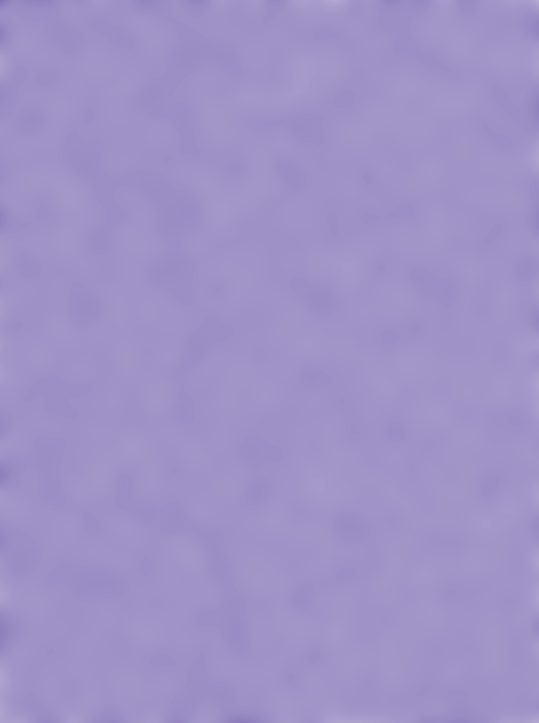
#> input picture data/generation/data/background/background.png, 1078 x 1445 px, found by its file name (shown at 1/2 size)
$ python cell_generation.py
#> lines starting #> are read from the running program, lines starting #| are printed output that depends on the picture
# -*- coding: utf-8 -*-
"""
Created on Wed Dec 22 09:24:30 2021

@author: conno
"""
import pandas as pd
import numpy as np
import os

import cv2

import matplotlib.pyplot as plt

from skimage.io import imread, imshow
from skimage.transform import resize

# Don't Show Warning Messages
import warnings
warnings.filterwarnings('ignore')


def overlay_transparent(src, overlay, x, y, overlay_size=None):

    src = src.copy()

    if overlay_size is not None:
        overlay = cv2.resize(overlay.copy(), overlay_size)

       	# Extract the alpha mask of the RGBA image, convert to RGB
    b,g,r,a = cv2.split(overlay)
    overlay_color = cv2.merge((b,g,r))

    # Apply some simple filtering to remove edge noise
    #ksize = (10, 10)
    #mask = cv2.blur(a, ksize)

    mask = a


    #kernel = cv2.getStructuringElement(cv2.MORPH_RECT, (8,8))
    #mask = cv2.morphologyEx(a, cv2.MORPH_OPEN, kernel, iterations=3)


    h, w, _ = overlay_color.shape
    roi = src[y:y+h, x:x+w]

       	# Black-out the area behind the logo in our original ROI
    img1_bg = cv2.bitwise_and(roi.copy(),roi.copy(),mask = cv2.bitwise_not(mask))

       	# Mask out the logo from the logo image.
    img2_fg = cv2.bitwise_and(overlay_color,overlay_color,mask = mask)

    kernel = cv2.getStructuringElement(cv2.MORPH_RECT, (5,5))
    img2_fg = cv2.morphologyEx(img2_fg, cv2.MORPH_OPEN, kernel, iterations=3)

       	# Update the original image with our new ROI
    src[y:y+h, x:x+w] = cv2.add(img1_bg, img2_fg)

    return src

path = 'data/generation/data/background/background.png'

# read the image
bground = cv2.imread(path, cv2.IMREAD_UNCHANGED)
#> bground is the input picture: shape (1445, 1078, 3); mean B, G, R 198.1, 146.2, 159

 #b_channel, g_channel, r_channel = cv2.split(bground)
 #alpha_channel = np.ones(b_channel.shape, dtype=b_channel.dtype) * 255 #creating a dummy alpha channel image.
# bground = cv2.merge((b_channel, g_channel, r_channel, alpha_channel))


max_x = 1600
max_y = 1200

bground = cv2.resize(bground, (1600, 1200))
#> bground: shape (1200, 1600, 3)


for i in range(0,200):

    # cell_1 path
    cell_1 = cv2.imread('data/generation/data/obj/cells/1.png', cv2.IMREAD_UNCHANGED)
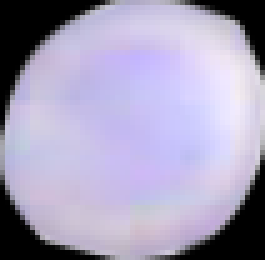
#> input picture data/generation/data/obj/cells/1.png, 53 x 52 px, found by its file name (shown 5 times larger)
#> cell_1 is the input picture: shape (52, 53, 4); mean B, G, R, A 185.9, 158.9, 165.2, 206.7

     # add a random rotation to the cell
    cell_1 = np.rot90(cell_1, k=np.random.randint(0,3))

     # get the shape after rotation
    shape = cell_1.shape
#> shape = (52, 53, 4)
     #print(shape)

    # set the width and height
    h=shape[0]
#> h = 52
    w=shape[1]
#> w = 53

     # get a random x-coord
    y=np.random.randint(0, max_y-h)
#> y = 559
     # get a random y-coord
    x=np.random.randint(0, max_x-w)
#> x = 1216


    bground = overlay_transparent(bground, cell_1, x, y)
#> in overlay_transparent, `b,g,r,a = cv2.split(overlay)`:
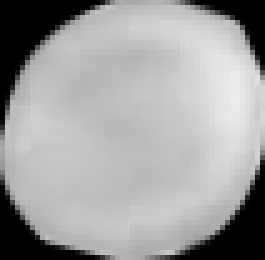
#> g: shape (52, 53) (shown 5 times larger); min 0, max 237, mean 158.9
#> in overlay_transparent, `b,g,r,a = cv2.split(overlay)`:
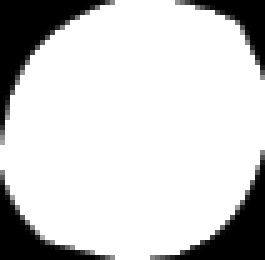
#> a: shape (52, 53) (shown 5 times larger); min 0, max 255, mean 206.7
#> in overlay_transparent, `roi = src[y:y+h, x:x+w]`:
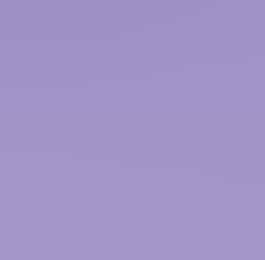
#> roi: shape (52, 53, 3) (shown 5 times larger); mean of channels 0, 1, 2 199.1, 148.2, 160.6; drawn as B, G, R
#> in overlay_transparent, `img1_bg = cv2.bitwise_and(roi.copy(),roi.copy(),mask = cv2.bitwise_not..`:
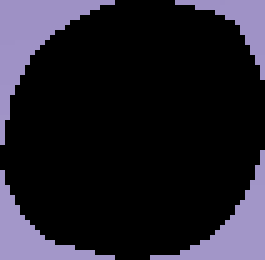
#> img1_bg: shape (52, 53, 3) (shown 5 times larger); mean of channels 0, 1, 2 40.7, 30.3, 32.8; drawn as B, G, R


image = np.flip(bground, axis=-1)
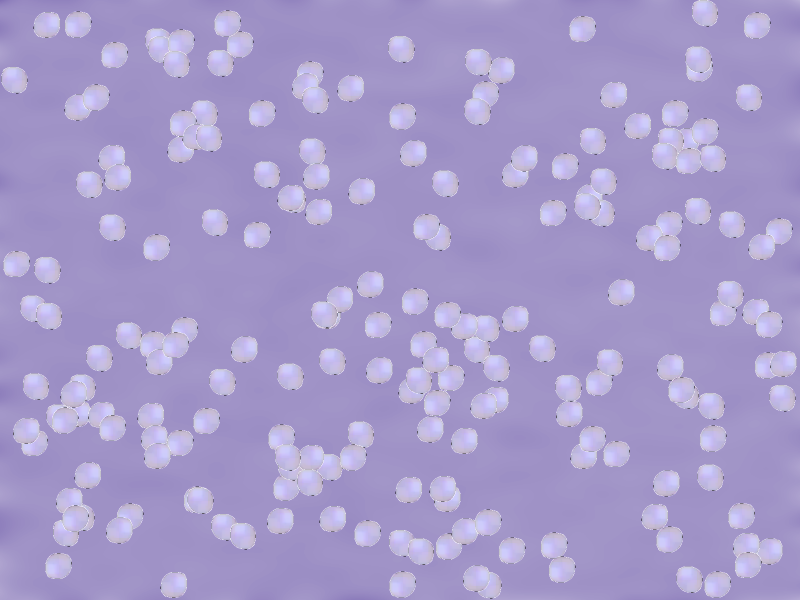
#> image: shape (1200, 1600, 3) (shown at 1/2 size); mean R, G, B 167, 155.4, 204.2
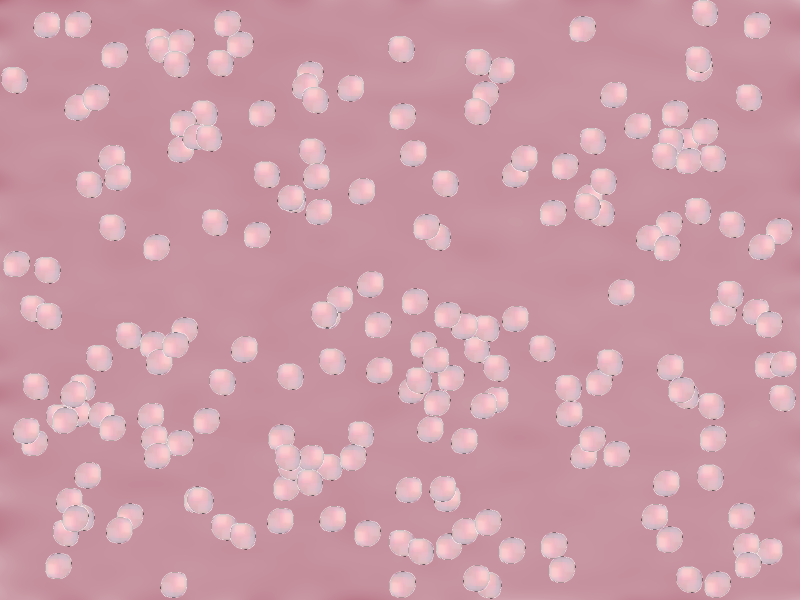
#> bground: shape (1200, 1600, 3) (shown at 1/2 size); mean of channels 0, 1, 2 204.2, 155.4, 167; drawn as R, G, B
cv2.imwrite('data/generation/data/results/test.png', cv2.cvtColor(image, cv2.COLOR_RGB2BGR))
